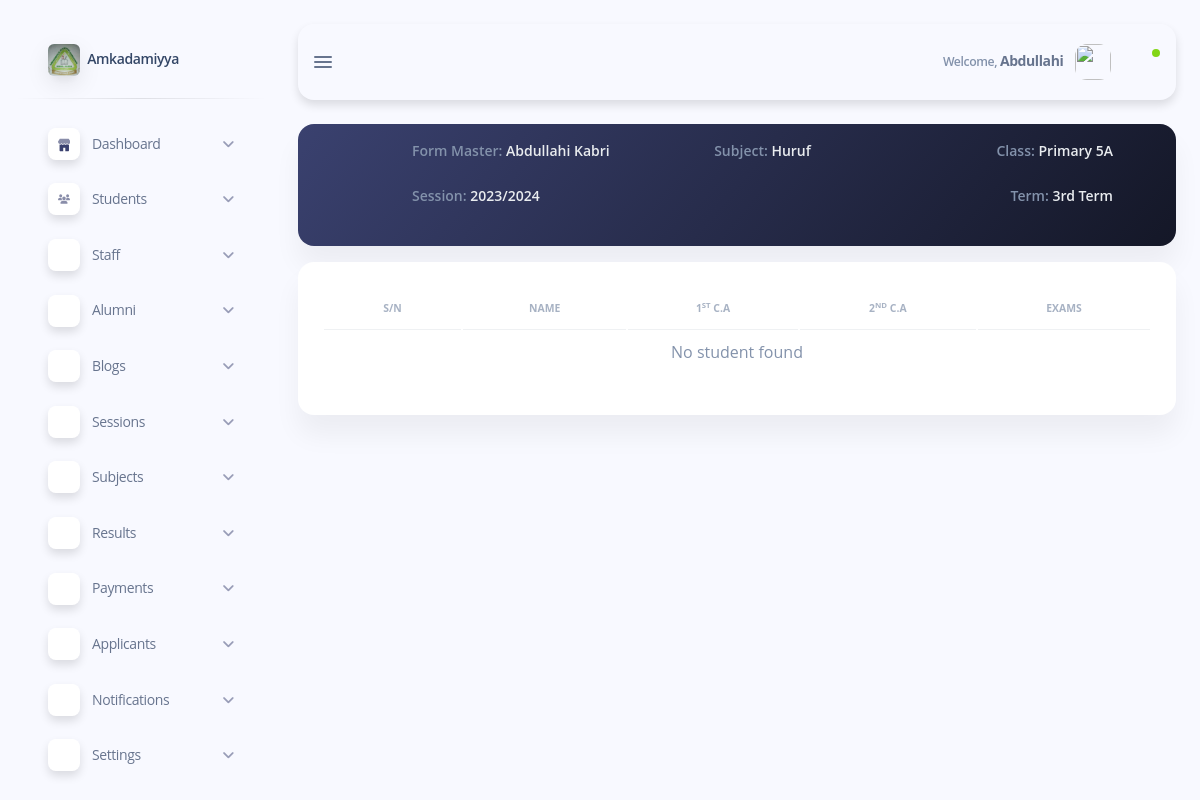
/subdomains/admin/admin-upload-result.php?subject_id=18 (signed in), run on the app's committed database.
### tables this page shows
CREATE TABLE `subjects` (
  `subject_id` int(11) NOT NULL,
  `subject_name` varchar(50) NOT NULL
);

CREATE TABLE `classes` (
  `class_id` int(11) NOT NULL,
  `class_name` varchar(50) NOT NULL,
  `section_id` int(11) NOT NULL
);

CREATE TABLE `defaults` (
  `default_id` int(11) NOT NULL,
  `session_name` varchar(100) DEFAULT '2023/2024',
  `current_term` varchar(100) DEFAULT '3rd Term',
  `term_begins` varchar(100) DEFAULT '15-Aug-2024',
  `term_ending` varchar(100) DEFAULT '05-July-2024'
);

### subdomains/admin/admin-upload-result.php (the view, shortened to what this page needs)
<?php
require_once "../../config/database.php";
if (isset($_GET['subject_id'])) {
    $class_id = $_SESSION['staff']['class_id'];
    $sql = "SELECT * FROM `classes` WHERE `class_id` = '$class_id'";
    $class_result = mysqli_query($conn, $sql);
    $class = mysqli_fetch_assoc($class_result);
    $section_id = $class['section_id'];
} else {
    header("Location: admin-choose-subject.php");
}
$sql = 'SELECT * FROM `defaults`';
$default_result = mysqli_query($conn, $sql);
$default = mysqli_fetch_assoc($default_result);
?>
<!DOCTYPE html>
<html lang="en">
<head>
    <?php include "inc/admin-header.php"; ?>
</head>
<body class="g-sidenav-show bg-info-soft">
    <?php
    if ($_SESSION['staff']['position_id'] == 1) {
        include "inc/admin-sidebar.php";
    } else {
        include "inc/admin-sidebar.php";
    }
    ?>
    <main class="main-content position-relative max-height-vh-100 h-100 border-radius-lg">
        <?php require "inc/admin-navbar.php"; ?>
        <div class="container-fluid py-4">
            <div class="card card-body bg-gradient-dark" id="profile">
                <div class="row align-items-center">
                    <div class="col-sm-auto col-2">
                        <div class="avatar avatar-xl position-relative">
                        </div>
                    </div>
                    <div class="col-10 my-auto">
                        <div class="row">
                            <div class="col-md-4 col-6 mb-3">
                                <h6 class="text-light text-sm font-weight-bold"><span class="text-secondary">Form
                                        Master:
                                    </span><?php echo $_SESSION['staff']['first_name'] . '&nbsp;' . $_SESSION['staff']['last_name']; ?>
                                </h6>
                            </div>
                            <div class="col-md-4 col-6 mb-3 text-md-center">
                                <h6 class="font-weight-bold text-light text-sm">
                                    <span class="text-secondary">Subject:</span>
                                    <?php
                                    $subject_id = $_GET['subject_id'];
                                    $sql = "SELECT * FROM `subjects` WHERE `subject_id` = '$subject_id'";
                                    $subject_result = mysqli_query($conn, $sql);
                                    $subject = mysqli_fetch_assoc($subject_result);
                                    echo $subject['subject_name'];
                                    ?>
                                </h6>
                            </div>
                            <div class="col-md-4 col-6 mb-3 text-md-end">
                                <h6 class="text-light text-sm font-weight-bold"><span class="text-secondary">Class:
                                    </span><?php echo $class['class_name']; ?> </h6>
                            </div>
                        </div>
                        <div class="row">
                            <div class="col-md-6 col-6 mb-3">
                                <h6 class="text-light text-sm font-weight-bold"><span class="text-secondary">Session:
                                    </span><?php echo $default['session_name']; ?> </h6>
                            </div>
                            <div class="col-md-6 col-6 text-md-end">
                                <h6 class="text-light text-sm font-weight-bold"><span class="text-secondary">Term:
                                    </span><?php echo $default['current_term']; ?> </h6>
                            </div>
                        </div>
                    </div>
                </div>
            </div>
            <form action="create.php" method="post">
                <div class="card mt-3">
                    <div class="card-body">
                        <table class="table table-responsive">
                            <thead>
                                <tr>
                                    <th class="text-uppercase text-center text-secondary text-xxs font-weight-bolder opacity-7">
                                        S/N
                                    </th>
                                    <th class="text-uppercase text-center text-secondary text-xxs font-weight-bolder opacity-7">
                                        Name</th>
                                    <th class="text-uppercase text-center text-secondary text-xxs font-weight-bolder opacity-7">
                                        1<sup>st</sup> C.A</th>
                                    <th class="text-uppercase text-center text-secondary text-xxs font-weight-bolder opacity-7">
                                        2<sup>nd</sup> C.A</th>
                                    <th class="text-uppercase text-center text-secondary text-xxs font-weight-bolder opacity-7">
                                        Exams</th>
                                </tr>
                            </thead>
                            <tbody>
                                <?php
                                $sql = "SELECT * FROM `students` WHERE `class_id` = '$class_id' ORDER BY `first_name` ASC, `second_name` ASC, `last_name` ASC";
                                $student_result = mysqli_query($conn, $sql);
                                $count = 1;
                                if (mysqli_num_rows($student_result) > 0) {
                                    while ($student = mysqli_fetch_assoc($student_result)) {
                                ?>
                                        <input type="hidden" name="student_id[]" value="<?php echo $student['student_id']; ?>">
                                        <tr>
                                            <td class="text-sm text-center font-weight-normal align-middle">
                                                <?php echo $count; ?>
                                            </td>
                                            <td class="text-sm text-center font-weight-normal align-middle">
                                                <?php echo $student['first_name'] . '&nbsp;' . $student['second_name'] . '&nbsp;' . $student['last_name']; ?>
                                            </td>
                                            <td class="text-center">
                                                <input type="number" name="first_test[]" class="form-control" required placeholder="20" max="20" min="0">
                                            </td>
                                            <td class="text-center">
                                                <input type="number" name="second_test[]" class="form-control" required placeholder="20" max="20" min="0">
                                            </td>
                                            <td class="text-center">
                                                <input type="number" name="exam[]" class="form-control" required placeholder="60" max="60" min="0">
                                            </td>
                                        </tr>
                                    <?php
                                        $count++;
                                    }
                                    ?>
                            </tbody>
                            <tfoot>
                                <tr>
                                    <td colspan="5" class="border-0">
                                        <div class="card-footer row">
                                            <input type="hidden" name="subject_id" value="<?php echo $subject_id; ?>">
                                            <input type="hidden" name="section_id" value="<?php echo $section_id; ?>">
                                            <input type="hidden" name="class_id" value="<?php echo $class_id; ?>">
                                            <div class="col-md-6">
                                                <div class="form-check form-switch">
                                                    <input class="form-check-input" type="checkbox" required>
                                                    <label class="form-check-label null-label" for="verify">I have checked an verified
                                                        the above inputs.</label>
                                                </div>
                                            </div>
                                            <div class="col-md-6 text-end">
                                                <div class="form-input">
                                                    <button type="submit" value="Upload" class="btn bg-gradient-success mb-0" name="uploadSubject">
                                                        <span class="ni ni-cloud-upload-96 text-md opacity-10 mx-2" aria-hidden="true"></span>
                                                        upload
                                                    </button>
                                                </div>
                                            </div>
                                        </div>
                                    </td>
                                </tr>
                            <?php
                                } else {
                                    echo "<tr><td class='text-center text-secondary' colspan='5'>No student found</td></tr>";
                                }
                            ?>
                        </table>
                    </div>
                </div>
            </form>
        </div>
    </main>
</body>
</html>

### css/style.css (style rules this page uses)
html { font-size: 1rem; }
@media (min-width: 576px) { html { font-size: 0.9rem; } }
@media (min-width: 768px) { html { font-size: 0.95rem; } }
@media (min-width: 992px) { html { font-size: 1rem; } }

### data on the page
subjects: subject_name "Huruf"
classes: class_name "Primary 5A"
defaults: session_name "2023/2024", current_term "3rd Term"

### other printed values
$_SESSION['staff']['first_name'] "Abdullahi"
$_SESSION['staff']['last_name'] "Kabri"
